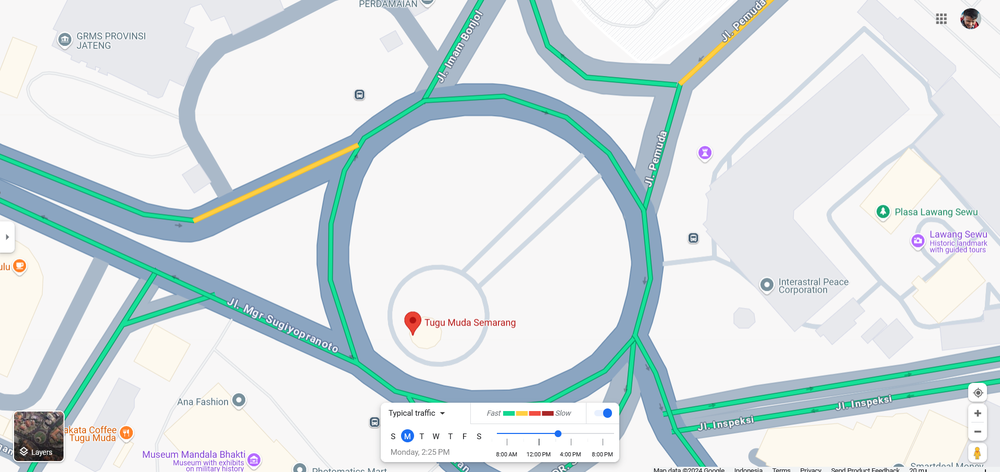
#> input picture ss3.png, 1000 x 472 px, shrunk from 1920 x 906 before the run
$ python riset1.py
#> lines starting #> are read from the running program, lines starting #| are printed output that depends on the picture; after the words box and inside, x2 and y2 are one past the last pixel; in counts of white or black regions, pixels touching at a corner belong together
### image_processor.py
import cv2
import numpy as np

def hex_to_hsv(hex_color):
    hex_color = hex_color.lstrip('#')
    rgb = tuple(int(hex_color[i:i+2], 16) for i in (0, 2, 4))
    bgr = (rgb[2], rgb[1], rgb[0])
    color_bgr = np.uint8([[list(bgr)]])
    hsv_color = cv2.cvtColor(color_bgr, cv2.COLOR_BGR2HSV)[0][0]
    return hsv_color

def process_image(image_path, hex_colors):
#> called with image_path = 'ss3.png'
    img = cv2.imread(image_path)
#> img is the input picture: shape (472, 1000, 3); mean B, G, R 228.8, 226.8, 217.7
    # konversi ke hsv untuk proses filter warna
    hsv = cv2.cvtColor(img, cv2.COLOR_BGR2HSV)
#> hsv: shape (472, 1000, 3); mean H, S, V 45.8, 22.8, 233.3

    # toleransi dibuat agak ketat, agar tidak ada elemen lain yg "ikut terdeteksi by warna"
    hue_tolerance = 5
    sat_tolerance = 10
    val_tolerance = 10

    final_filter = np.zeros(hsv.shape[:2], dtype="uint8")
    color_count = []

    for hex_color in hex_colors:
        hsv_color = hex_to_hsv(hex_color)

        # set toleransi pergeseran warna, karena tidak selalu akurat satu hexa warna
        lower_bound = np.array([
            max(0, hsv_color[0] - hue_tolerance),
            max(0, hsv_color[1] - sat_tolerance),
            max(0, hsv_color[2] - val_tolerance)
        ])
        upper_bound = np.array([
            min(180, hsv_color[0] + hue_tolerance),
            min(255, hsv_color[1] + sat_tolerance),
            min(255, hsv_color[2] + val_tolerance)
        ])

        # cari where filter
        filter = cv2.inRange(hsv, lower_bound, upper_bound)
        final_filter = final_filter | filter

        # jumlah piksel utk simbol warna (tidak dihitung)
        warna_simbol = 200
        # hitung jumlah piksel tiap2 warna
        color_count.append(cv2.countNonZero(filter) - warna_simbol)
#> this loop made 4 passes
#> pass 1, in process_image, `filter = cv2.inRange(hsv, lower_bound, upper_bound)`:
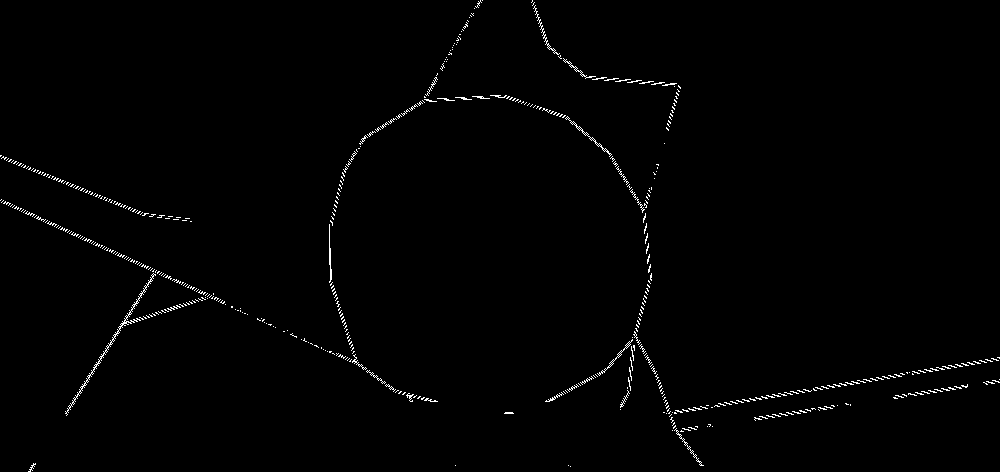
#> filter: shape (472, 1000); 0.98% white in thin lines or dots
#> pass 2, in process_image, `filter = cv2.inRange(hsv, lower_bound, upper_bound)`:
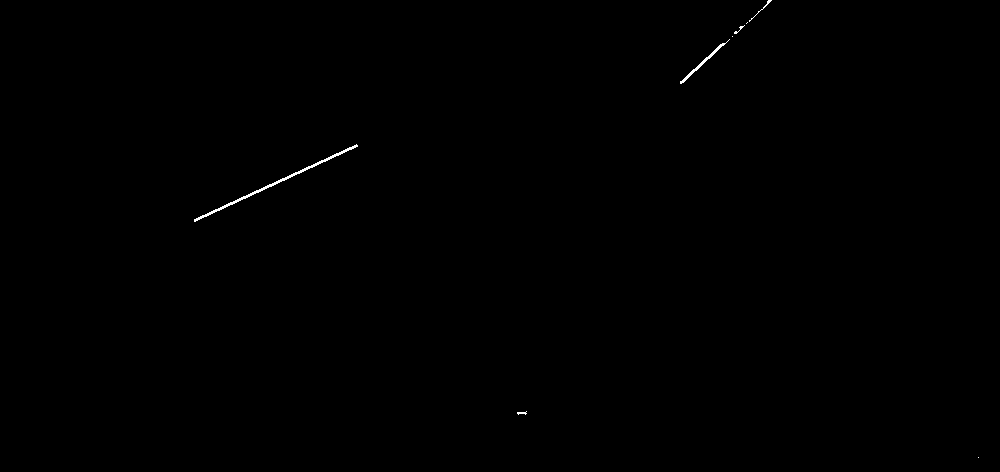
#> filter: shape (472, 1000); 0.16% white in thin lines or dots, all inside (x1, y1, x2, y2) = (194, 0, 979, 458)
#> pass 2, in process_image, `final_filter = final_filter | filter`:
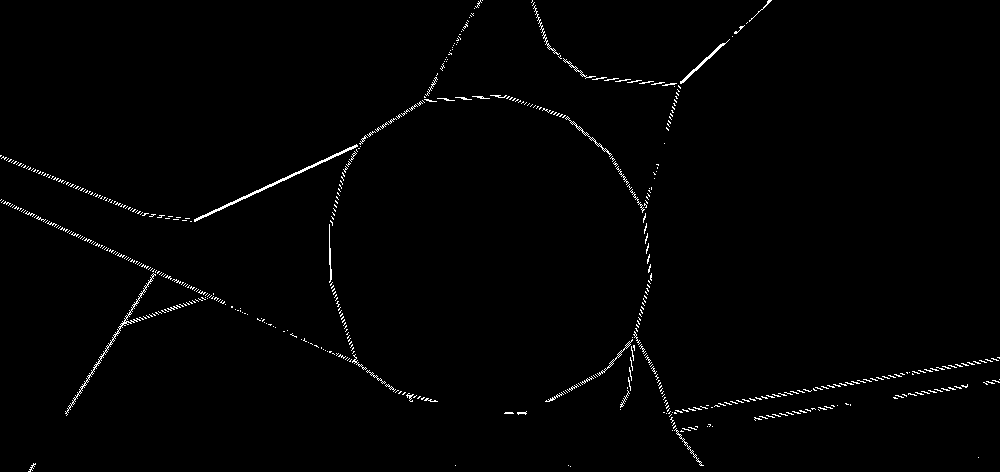
#> final_filter: shape (472, 1000); 1.1% white in thin lines or dots
#> pass 3, in process_image, `filter = cv2.inRange(hsv, lower_bound, upper_bound)`:
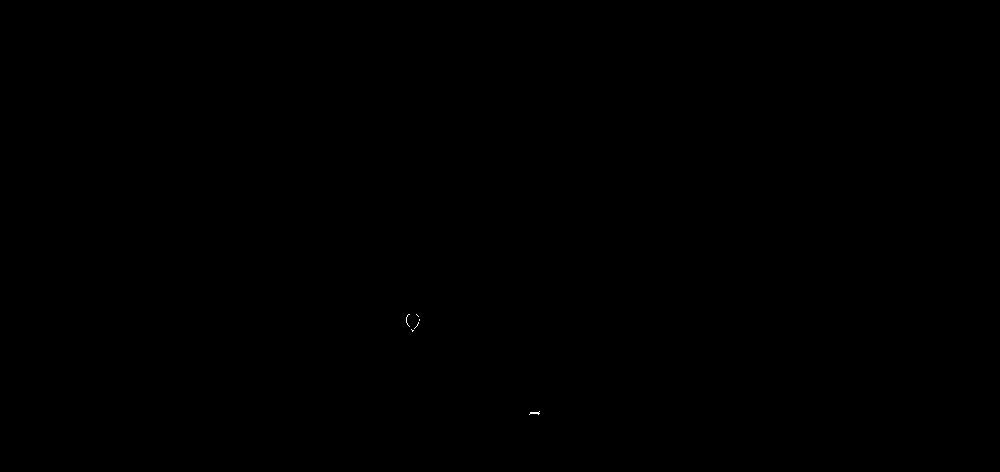
#> filter: shape (472, 1000); 0.01% white in thin lines or dots, all inside (x1, y1, x2, y2) = (406, 314, 540, 415)
#> after the loop: filter: shape (472, 1000); 0% white in thin lines or dots, all inside (x1, y1, x2, y2) = (542, 411, 553, 415)
#> after the loop: final_filter: shape (472, 1000); 1.1% white in thin lines or dots
#> after the loop, color_count = [4404, 547, -148, -181]

    # pertahankan bagian gambar sesuai filter
    color_only = cv2.bitwise_and(img, img, mask=final_filter)
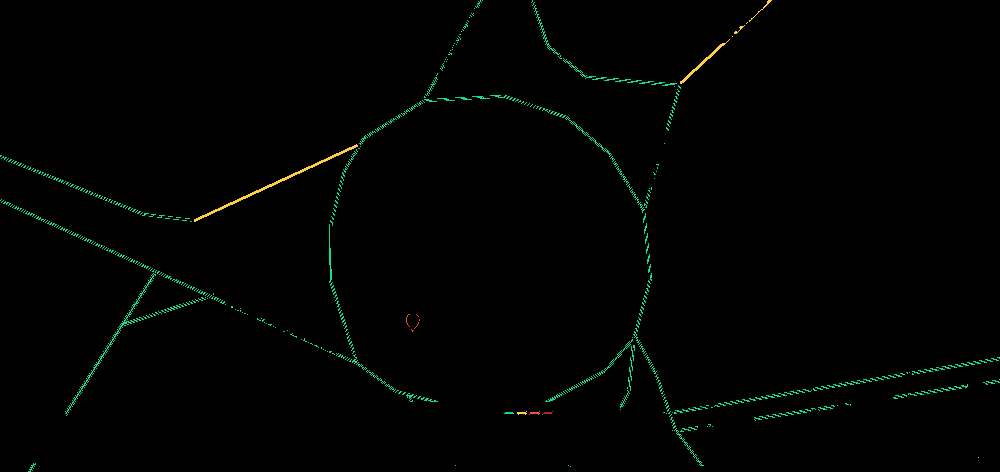
#> color_only: shape (472, 1000, 3); mean B, G, R 1.5, 2.5, 0.6
    # create gambar hitam-putih
    gray = cv2.cvtColor(img, cv2.COLOR_BGR2GRAY)
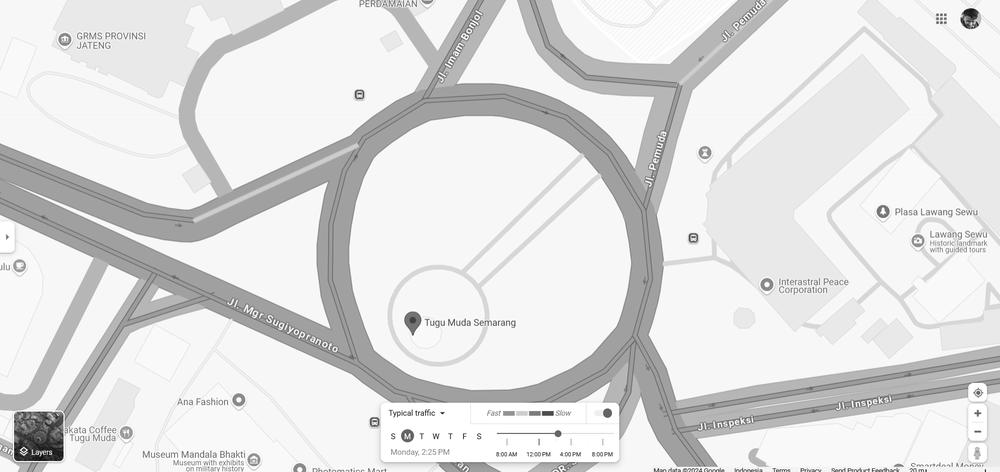
#> gray: shape (472, 1000); min 1, max 255, mean 224.1
    gray_3channel = cv2.cvtColor(gray, cv2.COLOR_GRAY2BGR)
    # merge gambar hitam-putih dan berwarna
    result = np.where(color_only != 0, img, gray_3channel)
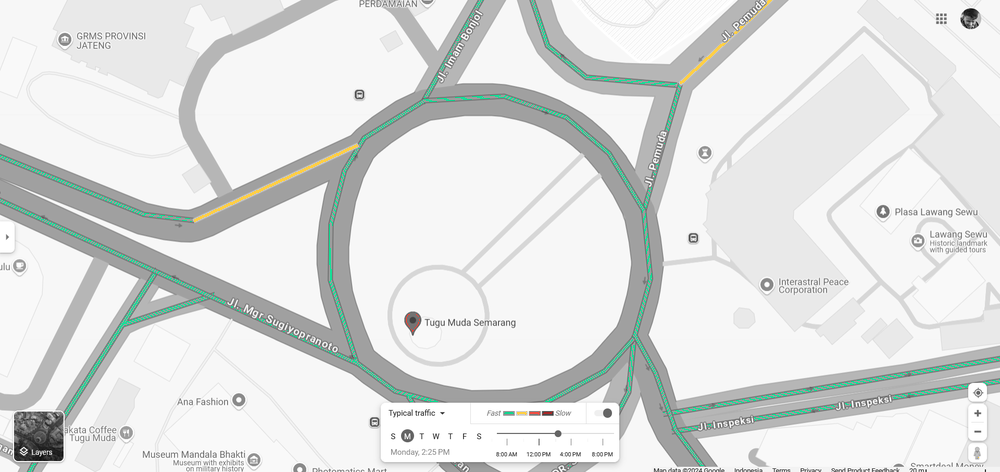
#> result: shape (472, 1000, 3); mean B, G, R 223.8, 224.8, 222.9
    result_rgb = cv2.cvtColor(result, cv2.COLOR_BGR2RGB)

    # terkadang ada yg color count nya mines setelah dikurangi warna simbol
    color_count = [max(0, x) for x in color_count]
#> color_count = [4404, 547, 0, 0]
    print("Jumlah piksel tiap warna:")
    for count in color_count:
        print(f"{count} piksel")
#> this loop made 4 passes
#> count on passes 1 to 4: 4404, 547, 0, 0
#| 4404 piksel
#| 547 piksel
#| 0 piksel
#| 0 piksel

    r = {
        "color_count" : color_count,
        "img" : result_rgb
    }
    return r

### riset1.py
import matplotlib.pyplot as plt
import image_processor

hex_colors = [
    '#11d68f',  # Hijau (cepat)
    '#ffcf43',  # Kuning (padat)
    '#f24e42',  # Merah bata (lambat)
    '#a92727',  # Merah marun (sangat lambat)
]
process = image_processor.process_image("ss3.png", hex_colors)
#> process = 2 items
color = max(process["color_count"])
#> color = 4404
index_color = process["color_count"].index(color)
#> index_color = 0
lalu_lintas = "lancar"
if index_color == 1:
    lalu_lintas = "padat"
elif index_color == 2:
    lalu_lintas = "lambat"
elif index_color == 3:
    lalu_lintas = "sangat lambat"

plt.figure(figsize=(16, 9))
plt.imshow(process["img"])
plt.axis('off')
plt.title(lalu_lintas)
plt.show()
